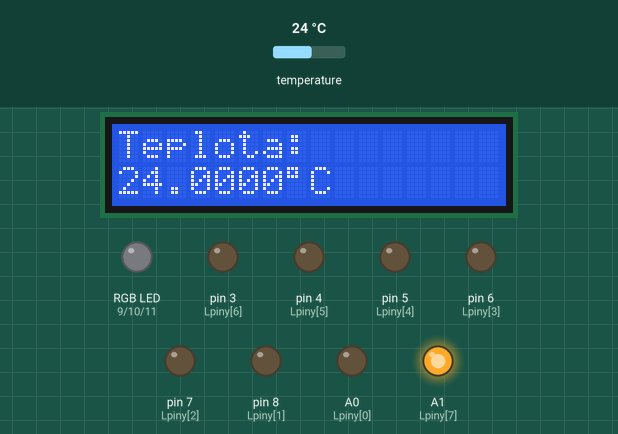
This sketch was run on a simulated Arduino Uno, built with avr-gcc and run on an emulated ATmega328P. Parts: 16×2 character LCD, an RGB LED mixed from three pins (HIGH = lit), output pins drawn as LEDs (lit = HIGH). The inputs (shaded band) are chosen by the test bench; at power-on: temperature 24 °C. What the sketch prints to the serial monitor is not drawn.

Above: at 2.0 s.
2.1 s: temperature set to 33 °C
At 3.6 s:
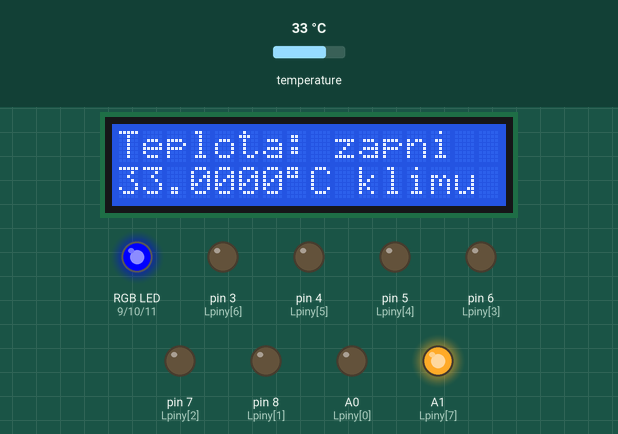
6.4 s: temperature set to 12 °C
At 9.9 s:
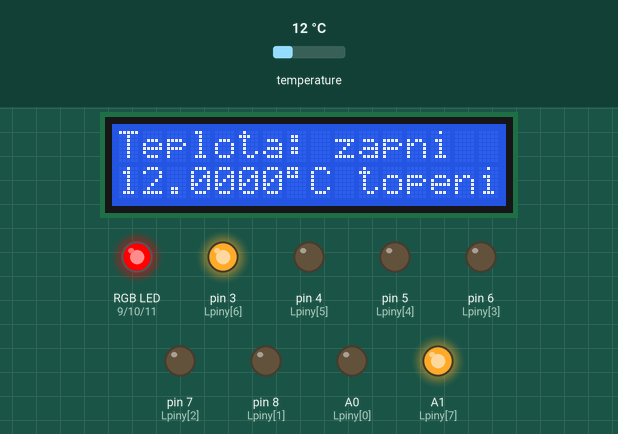
10.3 s: temperature set to 7 °C
At 12.5 s:
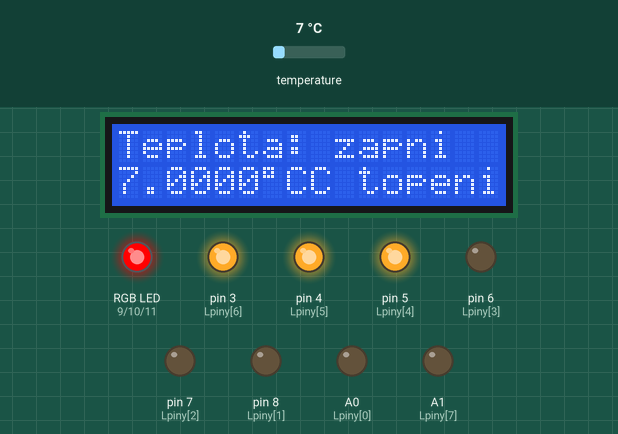
13.3 s: temperature set to 19 °C
At 16.1 s:
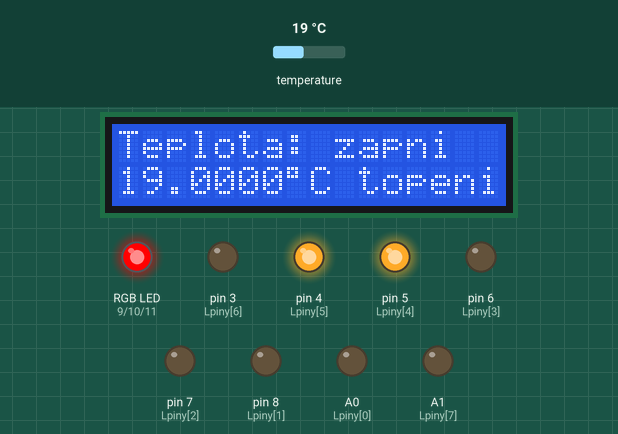
16.4 s: temperature set to 41 °C
At 18.8 s:
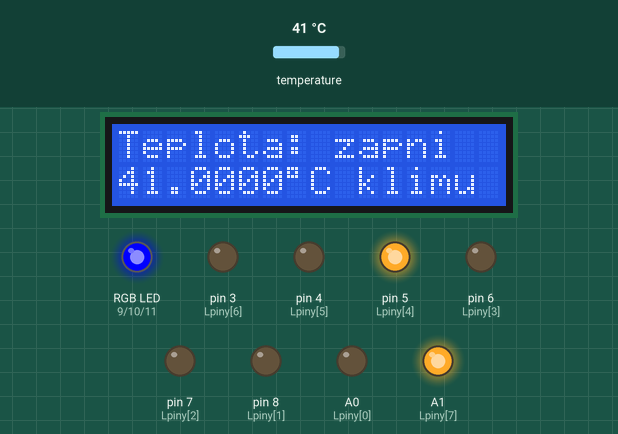
19.5 s: temperature set to 26 °C
At 22.5 s:
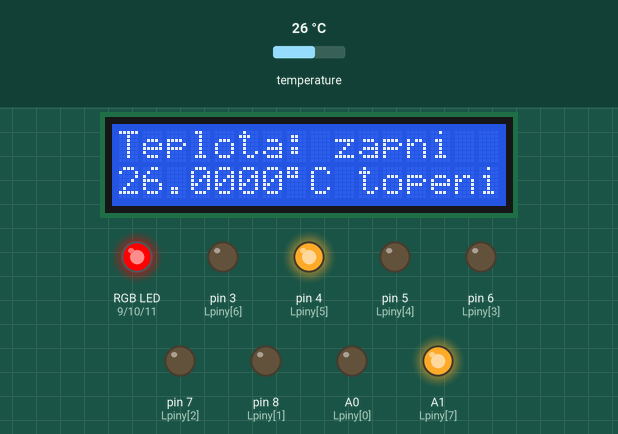
Timing chart, 0 to 23.6 s (numbered marks = the images above; inputs shaded):
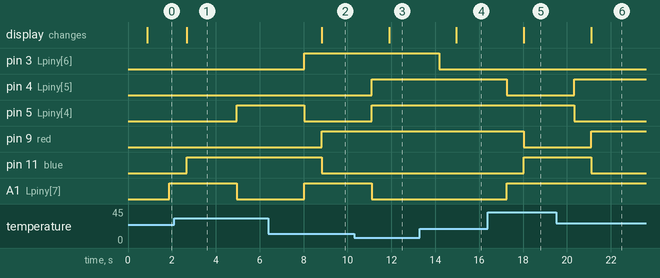

The sketch:

tep_ras.ino
```cpp
#include <LiquidCrystal_I2C.h>     // knihovna pro LCD
#include <Wire.h>                 // knihovna pro I2C komunikaci

  //knihovny pro praci se senzorem
#include <OneWire.h>
#include <DallasTemperature.h>

  //na pinu 2 je pripojen vodic data od teplot. snimace
const int pinsenzor = 2;   //muzeme pouzit hstg define pinsenzor 2
  //komikace s Onewire zarizeni s knihovnou OneWire
OneWire ds(pinsenzor);

  // propojeni senzoru s Dallas temperature knihovnou
DallasTemperature senzor(&ds);

LiquidCrystal_I2C lcd = LiquidCrystal_I2C(0x27, 16, 2); //definice LCD displeje

  //piny od rgb led pro barvy
int red = 9;
int green = 10;
int blue = 11;

  //teploty snimane senzorem
float nvyssTep = 0.0;
float nnizTep = 0.0;
float teplotaC = 0.0;

 byte Lpiny[] = {  A0, 8, 7, 6, 5, 4, 3, A1}; //led pro lsb

void setup() {

  lcd.init();              //inicializuje displej
  lcd.backlight();        //podsviceni

 Serial.begin(9600);     //seriovy displej

 senzor.begin();       //senzor

 lcd.setCursor(0,0);
 lcd.print("Teplota: ");                  //vypis na lcd, text ktery se nemeni

senzor.requestTemperatures();           //ukladani "brani" teploty ze senzoru
teplotaC = senzor.getTempCByIndex(0);  //ukladani ve float (.0),ByIndex() se pouziva pri vice cidlech na 1 datovem pinu, cislem v zavorce je prepiname

  nvyssTep = teplotaC;
  nnizTep = teplotaC;

 teplotanorm(teplotaC);   //void pro vypis prubezne teploty

 nejvyssiC(nvyssTep);    //void pro vypis max. teploty

 nejnizsiC(nnizTep);     //void pro vypis min. teploty

 pinMode(red, OUTPUT);
 pinMode(green, OUTPUT); //rgb
 pinMode(blue, OUTPUT);


for(int x = 0; x < 8; x++) {
    pinMode(Lpiny[x], OUTPUT);
  }
}

void loop() {

  byte i;
  byte p = 0;

  byte data[12];
  byte addr[8];

  if ( !ds.search(addr)) {
    ds.reset_search();
    delay(250);
    return;
  }

  if (OneWire::crc8(addr, 7) != addr[7]) {
      return;
  }
  Serial.println();

  ds.reset();
  ds.select(addr);
  ds.write(0x44, 1);

  delay(1000);

  p = ds.reset();
  ds.select(addr);
  ds.write(0xBE);

  Serial.print(" ");
  for ( i = 0; i < 9; i++) {           //9 bytes, 0-LSB, 1-MSB,..
    data[i] = ds.read();
    }
  Serial.print("LSB registr:");     //vypis LSB registru na ser. monitor
  Serial.println(data[0], BIN);
  Serial.print(" ");


    for (int i =0;i<8;i++)    //LSB na ledkach
  {
    if (bitRead(data[0], i)==1)
    {
      digitalWrite(Lpiny[i], HIGH);
    }
    else
    {
      digitalWrite(Lpiny[i], LOW);
    }
  }


senzor.requestTemperatures();
teplotaC = senzor.getTempCByIndex(0);
teplotanorm(teplotaC);           //prubezna teplota

if(teplotaC > nvyssTep)          //max. teplota
  {
     nvyssTep = teplotaC;

  }
  nejvyssiC(nvyssTep);
if(teplotaC < nnizTep)          //min. teplota
  {
    nnizTep = teplotaC;

  }
 nejnizsiC(nnizTep);


  if(teplotaC<26.5)               //kdyz klesne teplota pod 26,5 stupnu tak vypise o zapnuti topeni
   {
   lcd.setCursor(9, 0);
   lcd.print("zapni");
   lcd.setCursor(10, 1);
    lcd.print("topeni");
 RGB_barva(255, 0, 0);            // cervena, rgb znaci cervenou ze se ma zapnout topeni
    }

    if(teplotaC>28.5)            //kdyz vypise teplotu vyssi nez 28,5 stupnu tak vypise o zapnuti klimy
    {
    lcd.setCursor(9, 0);
    lcd.print("zapni");
    lcd.setCursor(10, 1);
    lcd.print("klimu  ");
   RGB_barva(0, 0, 255);        // modra, rgb znaci modrou, ze se ma zapnout klima
    }

    if((teplotaC>=26.5)&&(teplotaC<=28.5))   //pri normalni teplote 26,5 C - 28,5 C
    {
    lcd.setCursor(9, 0);
    lcd.print("            ");
    lcd.setCursor(10, 1);
    lcd.print("          ");
    RGB_barva(0, 255, 0);    // zelena, rgb znaci ze teplota je v klidu
    }
    delay(1000);            // 1s
}

void nejnizsiC(float n)                  //void pro min. teplotu- vypis na seriovy monitor
{
  Serial.print("  Nejnizsi teplota: ");
  Serial.print(n, 4);                   //4 desetinna mista
   Serial.print(" \xC2\xB0");           // znak celsia
 Serial.print("C|");                    //vypis seriovy monitor
}

void nejvyssiC(float m)                //void pro max. teplotu- vypis na seriovy monitor
{
  Serial.print("   Nejvyssi teplota: ");
  Serial.print(m, 4);                 //4 desetinna mista
   Serial.print(" \xC2\xB0");         // znak celsia
 Serial.print("C|");                 //vypis seriovy monitor
}

void teplotanorm(float x)               //void pro prubezne namerenou teplotu- vypisuje na lcd displej
{
lcd.setCursor(0,1);
 lcd.print(x, 4);                     //vypis na lcd displej, 4 desetinna mista
 lcd.print((char)223);                //znak pro celsia na lcd
 lcd.print("C");
}

void RGB_barva(int red_value, int green_value, int blue_value)    //void pro rgb led
{
  analogWrite(red, red_value);
  analogWrite(green, green_value);
  analogWrite(blue, blue_value);
}
```

Measured:
- after the input at 2.1 s, pin 5 (Lpiny[4]): LOW → HIGH after 2.9 s; pin 9 (red): stays LOW (without the input it goes to HIGH after 0.57 s); pin 11 (blue): LOW → HIGH after 0.57 s; A1 (Lpiny[7]): HIGH → LOW after 2.9 s; the display: changes after 0.57 s (image 1)
- after the input at 6.4 s, pin 3 (Lpiny[6]), A1 (Lpiny[7]): LOW → HIGH after 1.6 s; pin 5 (Lpiny[4]): HIGH → LOW after 1.6 s; pin 9 (red): LOW → HIGH after 2.4 s; pin 11 (blue): HIGH → LOW after 2.4 s; the display: changes after 2.4 s (image 2)
- after the input at 10.3 s, pin 4 (Lpiny[5]), pin 5 (Lpiny[4]): LOW → HIGH after 0.80 s; A1 (Lpiny[7]): HIGH → LOW after 0.80 s; the display: changes after 1.6 s (image 3)
- after the input at 13.3 s, pin 3 (Lpiny[6]): HIGH → LOW after 0.88 s; the display: changes after 1.7 s (image 4)
- after the input at 16.4 s, pin 4 (Lpiny[5]): HIGH → LOW after 0.85 s; pin 9 (red): HIGH → LOW after 1.6 s; pin 11 (blue): LOW → HIGH after 1.6 s; A1 (Lpiny[7]): LOW → HIGH after 0.85 s; the display: changes after 1.6 s (image 5)
- after the input at 19.5 s, pin 4 (Lpiny[5]): LOW → HIGH after 0.82 s; pin 5 (Lpiny[4]): HIGH → LOW after 0.82 s; pin 9 (red): LOW → HIGH after 1.6 s; pin 11 (blue): HIGH → LOW after 1.6 s; the display: changes after 1.6 s (image 6)
